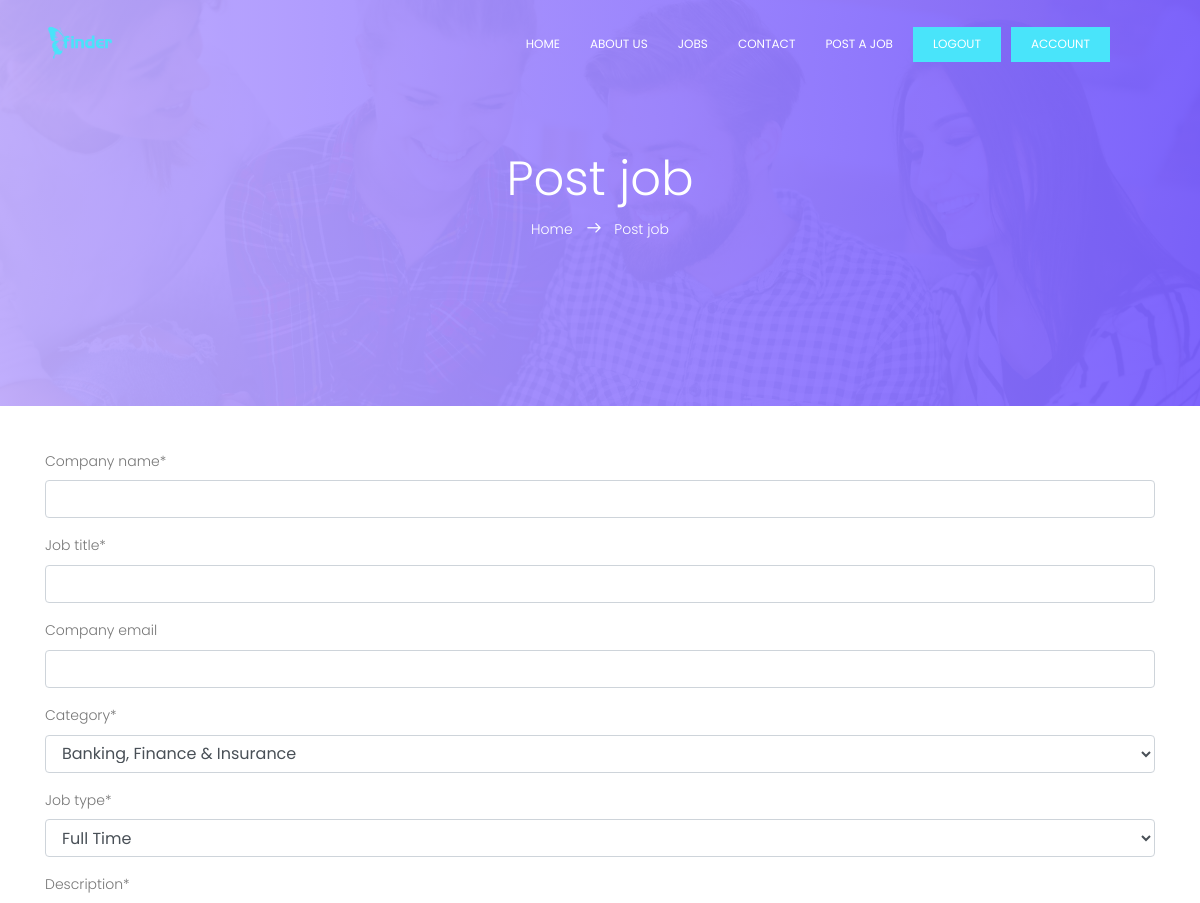
Before: /post (signed in, upper part) with the older database file.
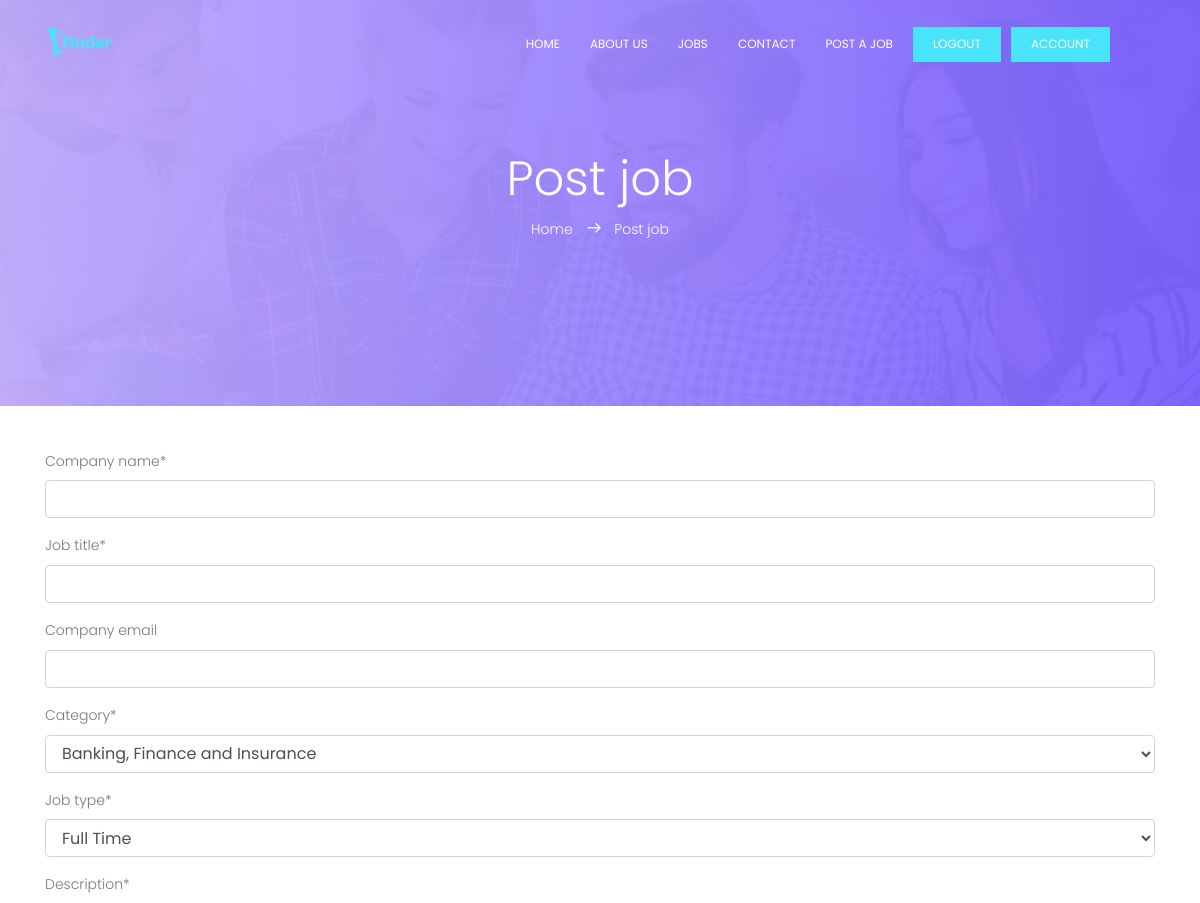
After: the same page with the newer database file.
### portal/models.py (models this page shows)
class Category(models.Model):
    category = models.CharField(max_length=100)
    created = models.DateTimeField(auto_now_add=True)
    class Meta:
        verbose_name_plural = 'Categories'
        ordering = ['id']
    def __str__(self):
        return self.category

### portal/views.py (the view, shortened to what this page needs)
# urls.py: path('post', addJob, name="post"),
@login_required(login_url='login')
def addJob(request):
    jobFormSet = inlineformset_factory(
        Job, JobRequirement, fields=('requirement',), can_delete=True)
    formSet = jobFormSet()
    form = JobForm()
    return render(request, 'portal/jpost_job.html',
                  {
                      'formSet': formSet,
                      'form': form,
                  })

### portal/forms.py
class JobForm(forms.ModelForm):
    class Meta:
        model = Job
        fields = '__all__'
        exclude = ('slug', 'created', 'featured', 'approved')

### portal/context_processors.py (called while the page is built)
def Processors(request):
    jobs = Job.objects.filter(approved=True).order_by('-created')
    categories = Category.objects.all().order_by('id')
    blogs = Blog.objects.filter(published=True).order_by('-id')
    blog_count = blogs.count()
    return {
        'categories': categories,
        'jobs': jobs,
        'blog_count': blog_count,
        'blogs': blogs,
    }

### templates/portal/jpost_job.html (shortened to what this page needs)
{% extends 'base.html' %}
{% load static %}
{% load crispy_forms_tags %}
{% block content %}
			<section class="banner-area relative" id="home">
				<div class="overlay overlay-bg"></div>
				<div class="container">
					<div class="row d-flex align-items-center justify-content-center">
						<div class="about-content col-lg-12">
							<h1 class="text-white">
								Post job
							</h1>
							<p class="text-white link-nav"><a href="{% url 'home' %}">Home </a>  <span class="lnr lnr-arrow-right"></span>  <a href="#"> Post job</a></p>
						</div>
					</div>
				</div>
			</section>
            <section class="team-area " id="">
				<div class="container">
                <form action="#" method="POST" class="uniForm" style="margin-top: 2.7rem">
				{{form|crispy}}
                </form>
                </div>
{% endblock content %}

Changed rows visible on the page:
changed Category: category "Banking, Finance & Insurance" → "Banking, Finance and Insurance"
